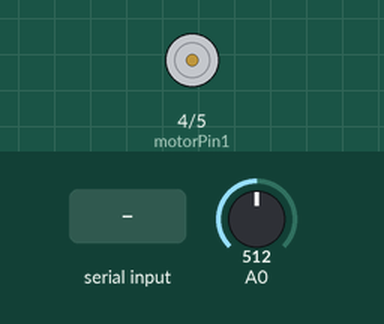
Bench run of a sketch on a simulated Arduino Uno, built with avr-gcc and run on an emulated ATmega328P. Parts: motor-driver pin pairs drawn as motors (green arrow = first pin HIGH = forward, orange = second pin HIGH = backward, longer = more drive, scaled by the enable pin). The inputs (shaded band) are chosen by the test bench; at power-on: A0 = 512. What the sketch prints to the serial monitor is not drawn.

Above: at 1.2 s.
1.3 s: A0 set to 531
At 2.5 s:
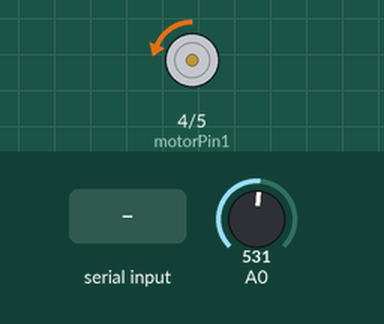
2.8 s: "90,45\n" received over Serial
At 3.7 s:
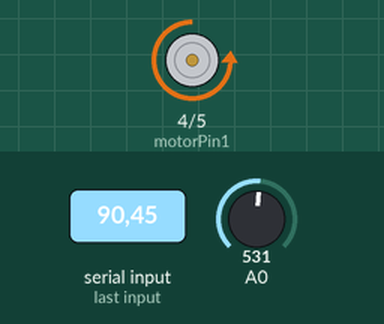
4.3 s: "30,150\n" received over Serial
At 4.8 s:
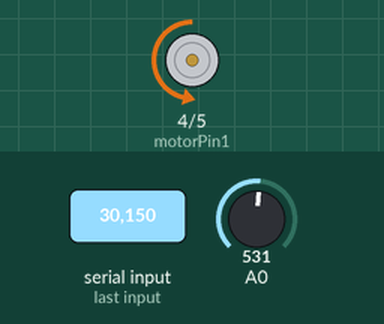
5.8 s: A0 set to 122
At 7.0 s:
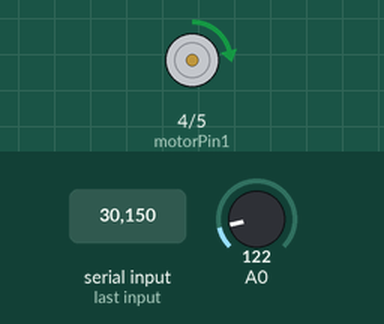
7.3 s: "200\n" received over Serial
At 8.2 s:
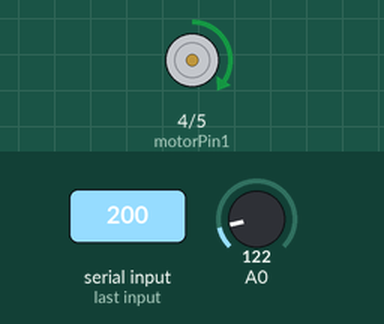
8.8 s: A0 set to 0
At 9.3 s:
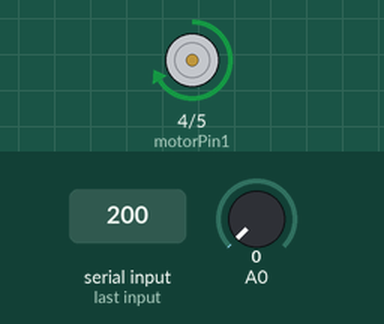
Timing chart, 0 to 11.3 s (numbered marks = the images above; inputs shaded):
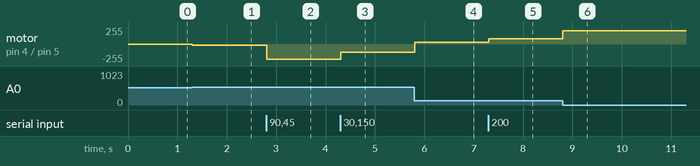

The sketch:

presetMotorizedPot.ino
```cpp
/*
  Motorized potentiometer preset homing example

   Controls a motorized potentiometer. If the pot is within range
   of a preset, the motor stops. If the pot goes higher or lower than
   the preset, the motor changes direction to bring the pot back
   to the preset value

   created 27 Feb 2017
   by Tom Igoe
*/
const int motorPin1 = 4;  // pins that the motor is attached to
const int motorPin2 = 5;
const int pwmPin = 3;     // pin for the PWM driver pin
int preset = 512;         // preset for where to stop the motor
int previous = 0;

void setup() {
  Serial.begin(9600);           // initialize serial
  pinMode(motorPin1, OUTPUT);   // set motorPins as outputs
  pinMode(motorPin2, OUTPUT);
  Serial.setTimeout(10);        // 10ms timeout on serial input
}

void loop() {
  if (Serial.available()) {         // if there's serial input
    int input = Serial.parseInt();  // see if it's a numerical string
    if (input != 0) preset = input; // if it's not 0, make it the new preset
  }
  // read the potentiometer:
  int potentiometer = analogRead(A0);
 int motorSpeed = abs(preset - potentiometer);
  analogWrite(pwmPin, motorSpeed); // slow down as you approach preset

  if (preset < potentiometer) {   // if you're above preset, go down
    digitalWrite(motorPin1, LOW);
    digitalWrite(motorPin2, HIGH);
  }
  else {                         // if you're below preset, go up
    digitalWrite(motorPin1, HIGH);
    digitalWrite(motorPin2, LOW);
  }

  // print the potentiometer value:
  Serial.println(motorSpeed);
}
```

Measured:
- after the input at 1.3 s, motor on pin 4 (motorPin1) / pin 5 (motorPin2): stopped → backward 19/255 at once
- after the input at 2.8 s, motor on pin 4 (motorPin1) / pin 5 (motorPin2): backward 19/255 → backward 230/255 at once
- after the input at 4.3 s, motor on pin 4 (motorPin1) / pin 5 (motorPin2): backward 230/255 → backward 125/255 at once
- after the input at 5.8 s, motor on pin 4 (motorPin1) / pin 5 (motorPin2): backward 125/255 → forward 28/255 at once
- after the input at 7.3 s, motor on pin 4 (motorPin1) / pin 5 (motorPin2): forward 28/255 → forward 78/255 at once
- after the input at 8.8 s, motor on pin 4 (motorPin1) / pin 5 (motorPin2): forward 78/255 → forward 200/255 at once
